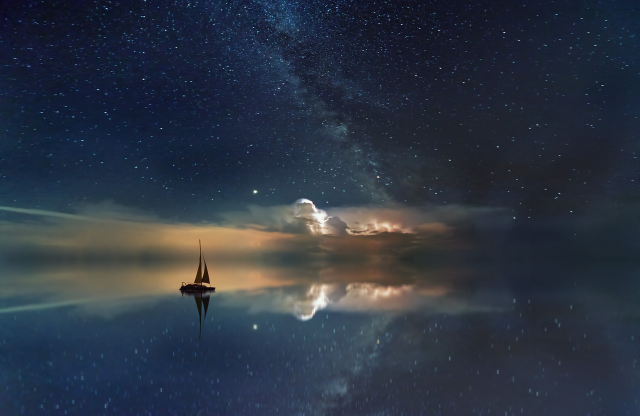
#> input picture ocean.jpg, 1280 x 831 px (shown at 1/2 size)
$ python main.py
#> lines starting #> are read from the running program, lines starting #| are printed output that depends on the picture
import cv2 as cv
import numpy as np

A = cv.imread('ocean.jpg')
#> A is the input picture: shape (831, 1280, 3); mean B, G, R 66.7, 53.4, 45.1
B = cv.imread('astronomy.jpg')
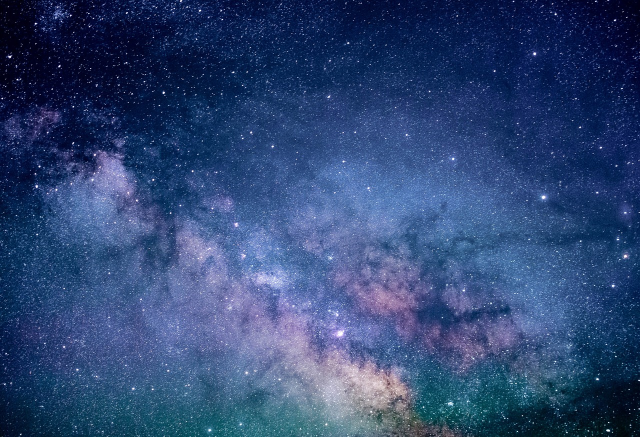
#> input picture astronomy.jpg, 1280 x 874 px (shown at 1/2 size)
#> B is the input picture: shape (874, 1280, 3); mean B, G, R 116.1, 70.5, 46.7

A = cv.resize(A, (800, 800), interpolation=cv.INTER_LINEAR)
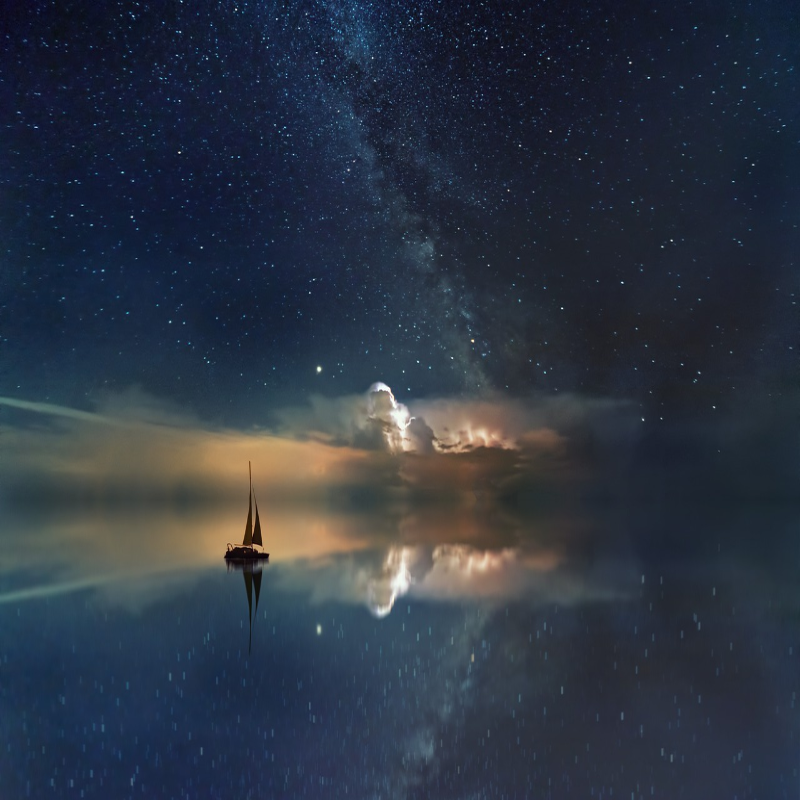
#> A: shape (800, 800, 3); mean B, G, R 66.6, 53.3, 45
B = cv.resize(B, (800, 800), interpolation=cv.INTER_LINEAR)
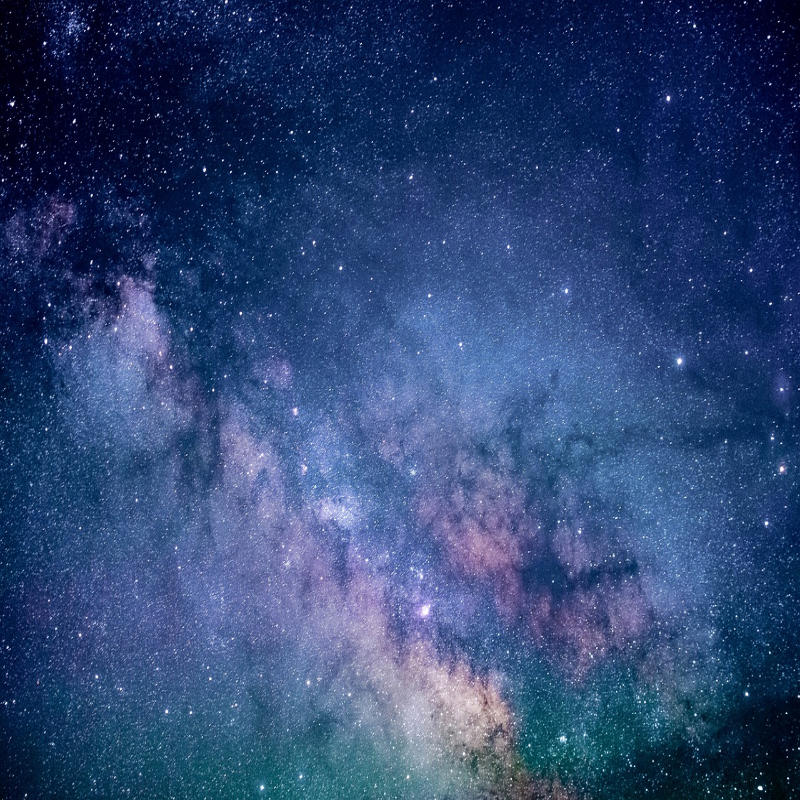
#> B: shape (800, 800, 3); mean B, G, R 116, 70.3, 46.6

n = 100

# generate Gaussian pyramid for A
G = A.copy()
gpA = [G]
for i in range(n):
    G = cv.pyrDown(G)
    gpA.append(G)
#> this loop made 100 passes
#> pass 3, `G = cv.pyrDown(G)`:
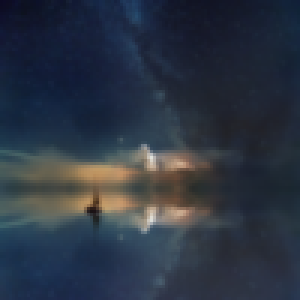
#> G: shape (100, 100, 3) (shown 3 times larger); mean B, G, R 66.6, 53.2, 44.9
#> after the loop, gpA = 101 items

# generate Gaussian pyramid for B
G = B.copy()
gpB = [G]
for i in range(n):
    G = cv.pyrDown(G)
    gpB.append(G)
#> this loop made 100 passes
#> pass 2, `G = cv.pyrDown(G)`:
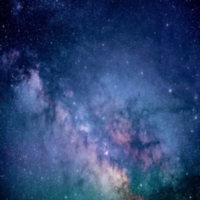
#> G: shape (200, 200, 3); mean B, G, R 115.9, 70.2, 46.5
#> after the loop, gpB = 101 items

# generate Laplacian Pyramid for A
lpA = [gpA[n - 1]]
#> lpA = [[[66, 52, 43]]]
for i in range(n - 1, 0, -1):
    GE = cv.pyrUp(gpA[i])
    w, h, _ = gpA[i - 1].shape
    GE = cv.resize(GE, (w, h))  # size keep same
    L = cv.subtract(gpA[i - 1], GE)
    lpA.append(L)
#> after the loop, lpA = 100 items, first 6: [[66, 52, 43]], [[0, 0, 0]], [[0, 0, 0]], [[0, 0, 0]], [[0, 0, 0]], [[0, 0, 0]]

# generate Laplacian Pyramid for B
lpB = [gpB[n - 1]]
#> lpB = [[[114, 67, 44]]]
for i in range(n - 1, 0, -1):
    GE = cv.pyrUp(gpB[i])
    w, h, _ = gpB[i - 1].shape
    GE = cv.resize(GE, (w, h))  # size keep same
    L = cv.subtract(gpB[i - 1], GE)
    lpB.append(L)
#> after the loop, lpB = 100 items, first 6: [[114, 67, 44]], [[0, 0, 0]], [[0, 0, 0]], [[0, 0, 0]], [[0, 0, 0]], [[0, 0, 0]]

# Now add left and right halves of images in each level
LS = []
for la, lb in zip(lpA, lpB):
    rows, cols, dpt = la.shape
    ls = np.hstack((la[:, :int(cols * 0.6)], lb[:, int(cols * 0.6):]))
    LS.append(ls)
#> this loop made 100 passes

# now reconstruct
ls_ = LS[0]
for i in range(n // 2, n):
    ls_ = cv.pyrUp(ls_)
    w, h, _ = LS[i].shape
    ls_ = cv.resize(ls_, (w, h))  # size keep same
    ls_ = cv.add(ls_, LS[i])
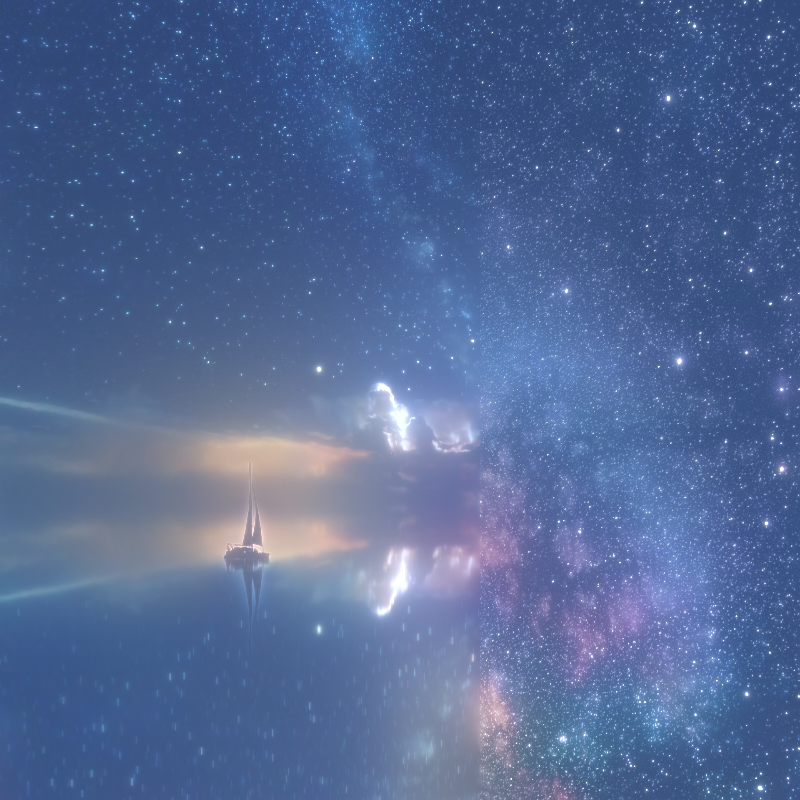
#> ls_: shape (800, 800, 3); mean of channels 0, 1, 2 149.1, 104.7, 83; drawn as B, G, R
# image with direct connecting each half

real = np.hstack((A[:, :int(800 * 0.6)], B[:, int(800 * 0.6):]))
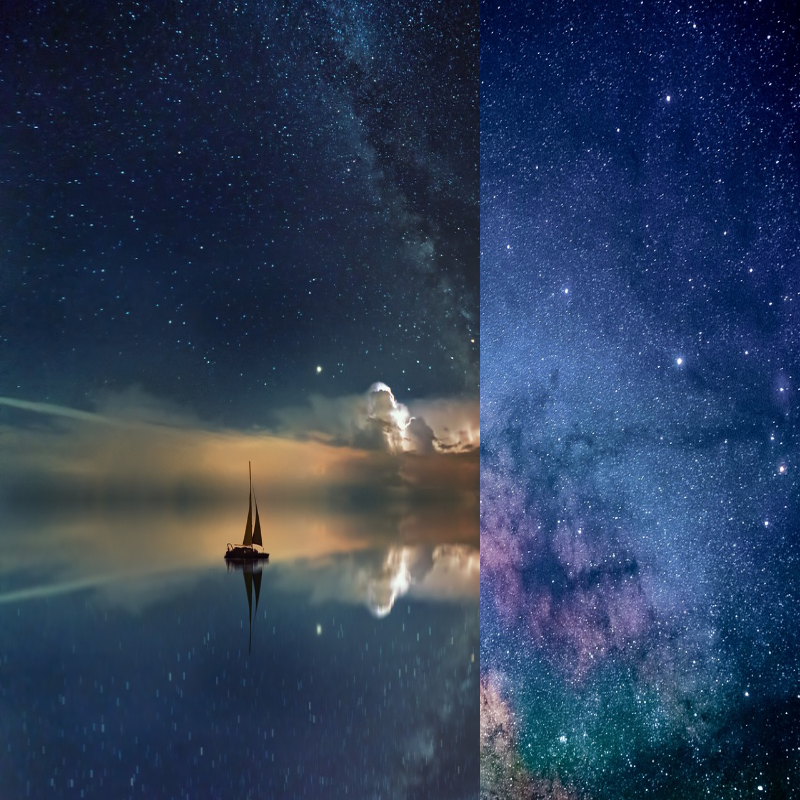
#> real: shape (800, 800, 3); mean B, G, R 88.3, 61.5, 45.2
cv.imwrite('Lp_Pyramid_blending.jpg', ls_)
cv.imwrite('Direct_blending.jpg', real)

# bgr与rgb转化

real_rgb = cv.cvtColor(real, cv.COLOR_BGR2RGB)
ls_rgb = cv.cvtColor(ls_, cv.COLOR_BGR2RGB)

cv.imshow('Direct blending', real_rgb)
cv.imshow('Lp_Pyramid blending', ls_rgb)

cv.waitKey(0)
cv.destroyAllWindows()
